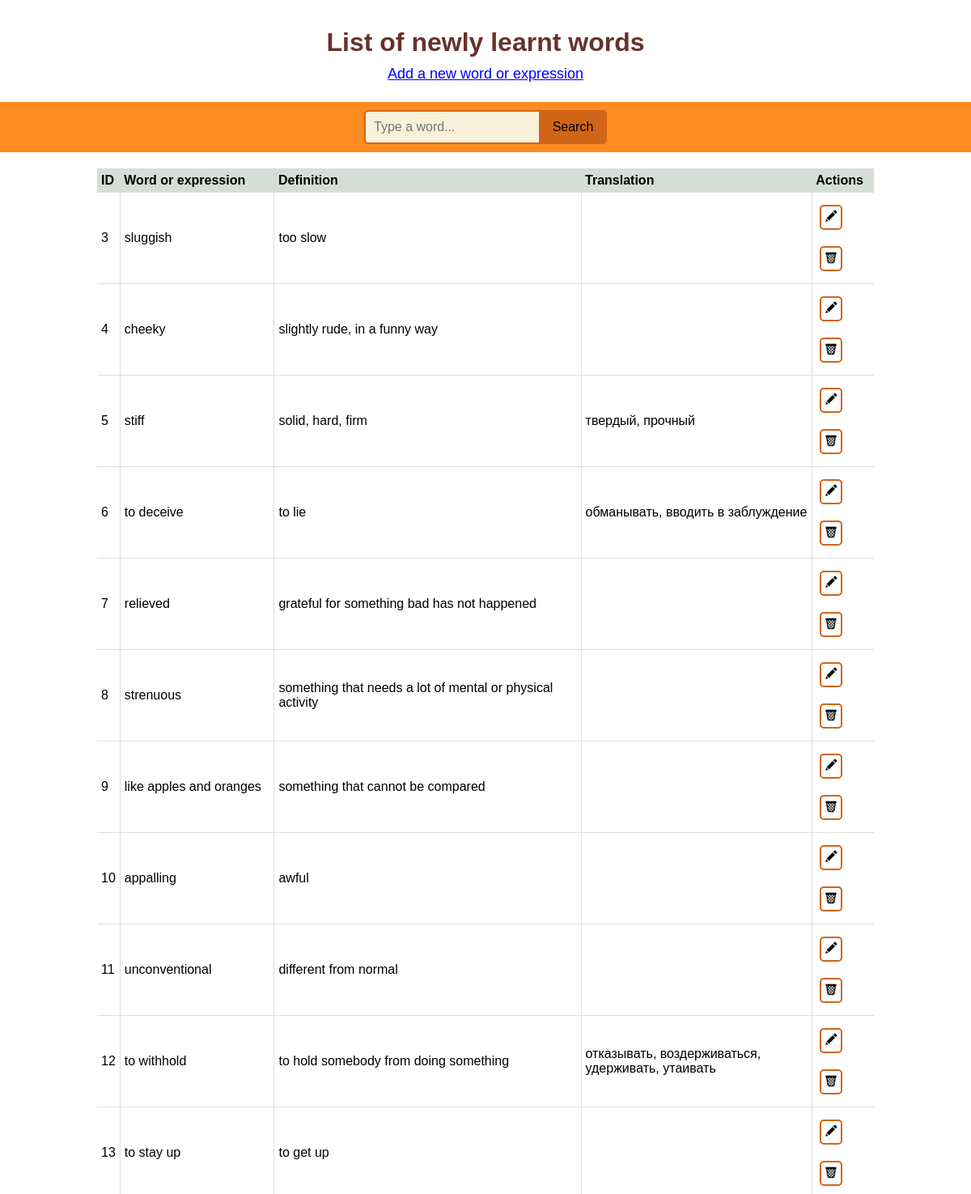
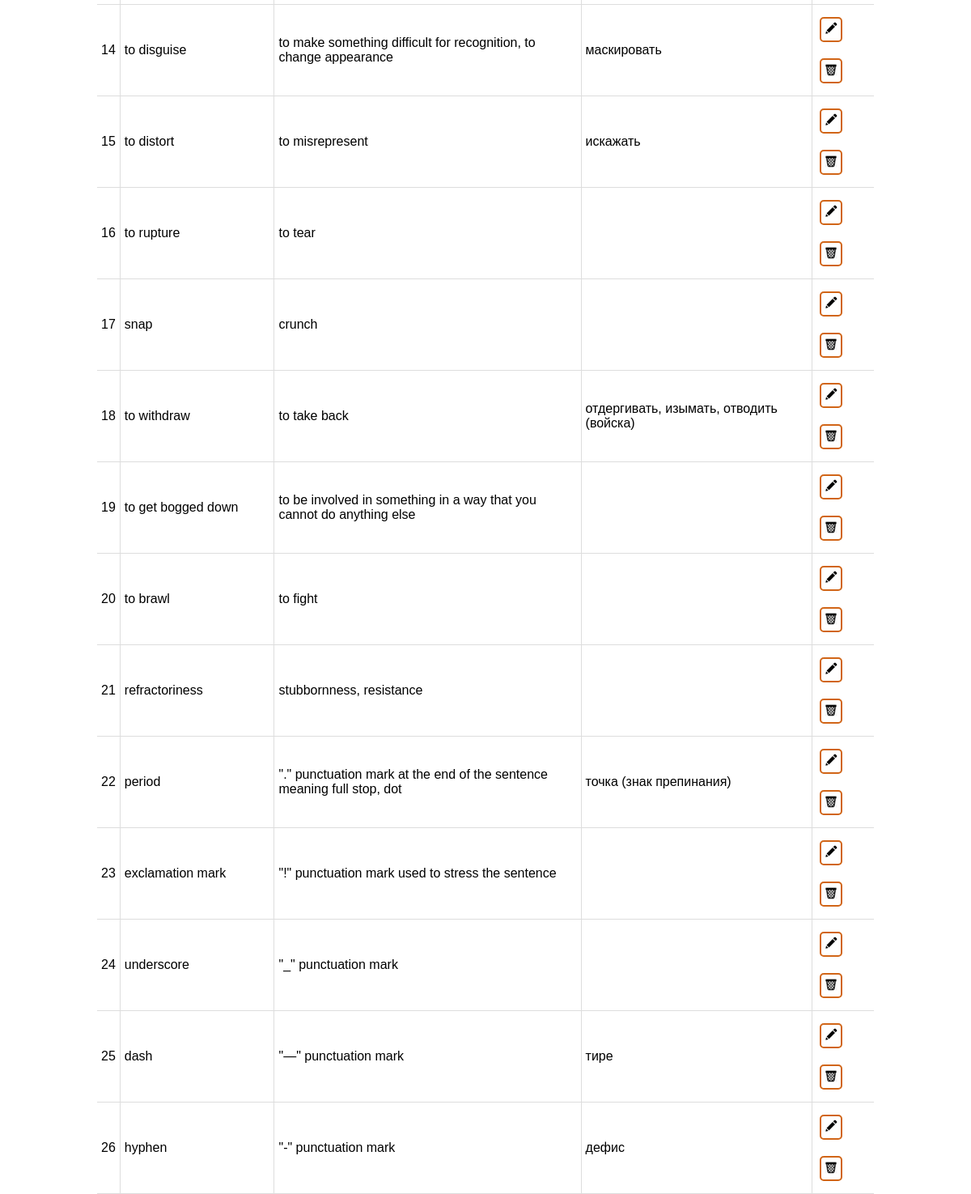
The page /word_list/ on the database its author committed (2 pictures, top to bottom).
### tables this page shows
CREATE TABLE vocabulary (
    word_id INTEGER NOT NULL PRIMARY KEY AUTOINCREMENT,
    word VARCHAR NOT NULL,
    description VARCHAR NOT NULL,
    word_translation VARCHAR
);

### main.py (the view)
@app.route("/word_list/")
def word_list():
    word_list = query_db('SELECT * FROM vocabulary;')
    search = request.args.get('search')
    if search:
        list_req = []
        for i in word_list:
            if search in i[1]:
                list_req.append(i)
        return render_template('word_list.html', word_list=list_req, count=len(list_req), search=search)
    return render_template('word_list.html', word_list=word_list)

### main.py (called while the page is built)
def get_db():
    db = getattr(g, '_database', None)
    if db is None:
        db = g._database = sqlite3.connect(DATABASE)
    return db

@app.teardown_appcontext
def close_connection(exception):
    db = getattr(g, '_database', None)
    if db is not None:
        db.close()

def query_db(query, args=(), one=False):
    cur = get_db().execute(query, args)
    rv = cur.fetchall()
    cur.close()
    return (rv[0] if rv else None) if one else rv

### templates/word_list.html (shortened to what this page needs)
<!DOCTYPE html>
<html lang="en">
<head>
    <link rel="stylesheet" href="/static/word_list/styles.css">
     <div class="flex flex-center">
         <h1>List of newly learnt words</h1>
     </div>
</head>
<body>
    <a href="/add_words/">Add a new word or expression</a>
    <div class="d1">
        <form action="" method="get">
            <input name="search" placeholder="Type a word..." type="search">
            <button type="submit">Search</button>
        </form>
    </div>
    <div class="results">
    </div>
     <table>
         <tbody>
             <col class="column-one">
             <col class="column-two">
             <col class="column-three">
             <col class="column-four">
             <col class="column-five">
             <thead>
             <tr>
                 <th>ID</th>
                 <th>Word or expression</th>
                 <th>Definition</th>
                 <th>Translation</th>
                 <th>Actions</th>
             </tr>
             {% for i in word_list %}
             <tr>
                 {% for j in i %}
                 <td>
                 {% if j is not none %}
                     {{j}}
                     {% endif %}
                 </td>
                 {% endfor %}
                 <td>
                     <div class="photo" data-title="Edit">
                         <form class="edit" action = "/edit/" target="_blank">
                             <button>
                                 <img src="/static/word_list/edit3.png">
                             </button>
                         </form>
                     </div>
                     <div class="photo_" data-title="Delete">
                         <form class="delete" action = "/delete/{{i.0}}/" target="_blank" name = "delete" method="POST">
                             <button>
                                 <img src="/static/word_list/delete3.png">
                             </button>
                         </form>
                     </div>
                 </td>
             </tr>
             {% endfor %}
         </tbody>
     </table>
</body>
</html>

### static/word_list/styles.css (style rules this page uses)
* { margin: 0; padding: 0; }
body { font-family: "Gill Sans", sans-serif; }
h1 { color: #69312c; width: 100%; height: 100%; display: flex; justify-content: center; align-items: center; margin-top: 2%; }
.results { width: 100%; height: 100%; display: flex; justify-content: center; align-items: center; color: black margin-top: -30%; margin-bottom: -2%; }
* { box-sizing: border-box; }
div { padding: 10px 0 }
form { position: relative; width: 300px; margin: 0 auto; }
.d1 { background: #ff8c21; margin-top: 0%; }
.d1 input { font-family: "Gill Sans", sans-serif; font-size: 16px; width: 100%; height: 42px; padding-left: 10px; border: 2px solid #d16517; border-radius: 5px; outline: none; background: #F9F0DA; color: #9E9C9C; }
.d1 button { font-family: "Gill Sans", sans-serif; font-size: 16px; position: absolute; top: 0; right: 0px; width: 84px; height: 42px; border: none; background: #d16517; border-radius: 0 5px 5px 0; cursor: pointer; }
a { font-size: 18px; width: 100%; height: 100%; display: flex; justify-content: center; align-items: center; color: blue; margin-top: 0; margin-bottom: 2%; }
.column-one { width: 2%; }
.column-two { width: 20%; }
.column-three { width: 40%; }
.column-four { width: 30%; }
.column-five { width: 8%; }
table { border-collapse: collapse; width: 80%; height: 80%; padding: 20px; margin-top: 2%; margin-left: 10%; margin-right: 10%; }
table th { text-align: left; }
th { font-weight: bold; padding: 5px; background: #d5ded6; border: 1px solid #dddddd; border-left: none; border-right: none; }
td { border: 1px solid #dddddd; padding: 5px; }
tr td:first-child, .table tr th:first-child { border-left: none; }
tr td:last-child, .table tr th:last-child { border-right: none; }
html { scroll-behavior: smooth; }
.edit { width: 35px; }
.delete { width: 35px; }
button { background: white; padding: 4px; margin-left: 4px; border-radius: 5px; border: 2px solid #d16517; cursor: pointer; }
.photo { display: inline-block; position: relative; }
.photo_ { display: inline-block; position: relative; }

### rows shown on the page
vocabulary: i "3", word "sluggish", description "too slow"
vocabulary: i "4", word "cheeky", description "slightly rude, in a funny way"
vocabulary: i "5", word "stiff", description "solid, hard, firm", word_translation "твердый, прочный"
vocabulary: i "6", word "to deceive", description "to lie", word_translation "обманывать, вводить в заблуждение"
vocabulary: i "7", word "relieved", description "grateful for something bad has not happened"
vocabulary: i "8", word "strenuous", description "something that needs a lot of mental or physical activity"
vocabulary: i "9", word "like apples and oranges", description "something that cannot be compared"
vocabulary: i "10", word "appalling", description "awful"
vocabulary: i "11", word "unconventional", description "different from normal"
vocabulary: i "12", word "to withhold", description "to hold somebody from doing something", word_translation "отказывать, воздерживаться, удерживать, утаивать"
vocabulary: i "13", word "to stay up", description "to get up"
vocabulary: i "14", word "to disguise", description "to make something difficult for recognition, to change appearance", word_translation "маскировать"
vocabulary: i "15", word "to distort", description "to misrepresent", word_translation "искажать"
vocabulary: i "16", word "to rupture", description "to tear"
vocabulary: i "17", word "snap", description "crunch"
vocabulary: i "18", word "to withdraw", description "to take back", word_translation "отдергивать, изымать, отводить (войска)"
vocabulary: i "19", word "to get bogged down", description "to be involved in something in a way that you cannot do anything else"
vocabulary: i "20", word "to brawl", description "to fight"
vocabulary: i "21", word "refractoriness", description "stubbornness, resistance"
vocabulary: i "22", word "period", description "\".\" punctuation mark at the end of the sentence meaning full stop, dot", word_translation "точка (знак препинания)"
vocabulary: i "23", word "exclamation mark", description "\"!\" punctuation mark used to stress the sentence"
vocabulary: i "24", word "underscore", description "\"_\" punctuation mark"
vocabulary: i "25", word "dash", description "\"—\" punctuation mark", word_translation "тире"
vocabulary: i "26", word "hyphen", description "\"-\" punctuation mark", word_translation "дефис"
